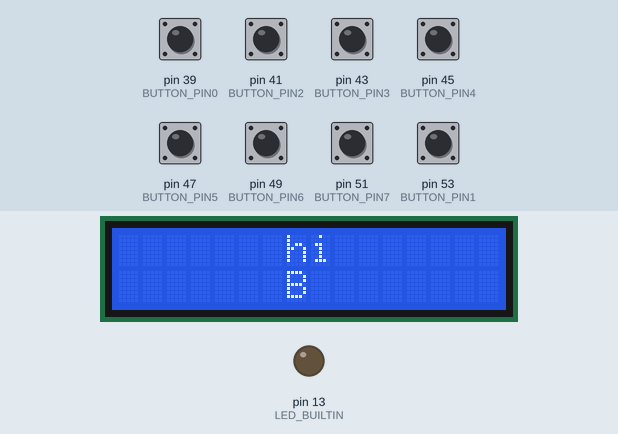
The sketch below on a simulated Arduino Mega 2560, built with avr-gcc and run on an emulated ATmega2560. Parts: 16×2 character LCD, output pins drawn as LEDs (lit = HIGH). The test bench sets the inputs (shaded band); at power-on: pin 39 (BUTTON_PIN0), pin 41 (BUTTON_PIN2), pin 43 (BUTTON_PIN3), pin 45 (BUTTON_PIN4), pin 47 (BUTTON_PIN5), pin 49 (BUTTON_PIN6), pin 51 (BUTTON_PIN7), pin 53 (BUTTON_PIN1) HIGH.

Above: at 4.11 s.
At 4.78 s:
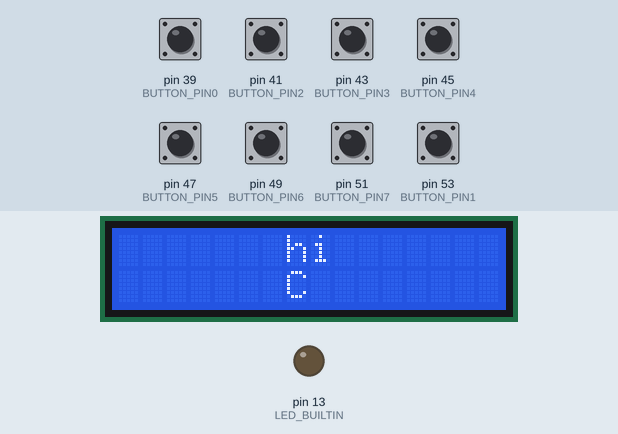

Measured:
- by itself, everything shown: repeats every 0.82 s, in 7 steps

The sketch:

test.ino
```cpp
#include <LiquidCrystal.h>
#define BUTTON_PIN0 39
#define BUTTON_PIN2 41
#define BUTTON_PIN3 43
#define BUTTON_PIN4 45
#define BUTTON_PIN5 47
#define BUTTON_PIN6 49
#define BUTTON_PIN7 51
#define BUTTON_PIN1 53

LiquidCrystal lcd(12, 11, 5, 4, 3, 2);

void setup() {
  // put your setup code here, to run once:
  Serial.begin(9600);
  lcd.begin(16, 2);
  lcd.setCursor(2, 1);
  pinMode(BUTTON_PIN0, INPUT_PULLUP);
  pinMode(BUTTON_PIN1, INPUT_PULLUP);
  pinMode(BUTTON_PIN2, INPUT_PULLUP);
  pinMode(BUTTON_PIN3, INPUT_PULLUP);
  pinMode(BUTTON_PIN4, INPUT_PULLUP);
  pinMode(BUTTON_PIN5, INPUT_PULLUP);
  pinMode(BUTTON_PIN6, INPUT_PULLUP);
  pinMode(BUTTON_PIN7, INPUT_PULLUP);
  pinMode(LED_BUILTIN, OUTPUT);
  delay(4000);
}

void loop() {
  checkPush(BUTTON_PIN7);
  checkPush(BUTTON_PIN6);
  checkPush(BUTTON_PIN5);
  checkPush(BUTTON_PIN4);
  checkPush(BUTTON_PIN3);
  checkPush(BUTTON_PIN2);
  checkPush(BUTTON_PIN1);
  checkPush(BUTTON_PIN0);
}

void checkPush(int pinNumber) {
  int buttonPushed = digitalRead(pinNumber);
  if (buttonPushed == HIGH) {
    lcd.setCursor(7, 0);
    lcd.print("hi");
    printNote(pinNumber);
    delay(100);
    lcd.clear();
  } else {
  }
}

void printNote(int pinNumber) {
  lcd.setCursor(7, 1);
  switch (pinNumber){
  case 39:
    lcd.print("C");
  break;
  case 41:
    lcd.print("D");
    break;
  case 43:
    lcd.print("E");
    break;
  case 45:
    lcd.print("F");
    break;
  case 47:
    lcd.print("G");
    break;
  case 49:
    lcd.print("A");
    break;
  case 51:
    lcd.print("B");
    break;
  case 53:
    lcd.print("C");
    break;
}
}
```
